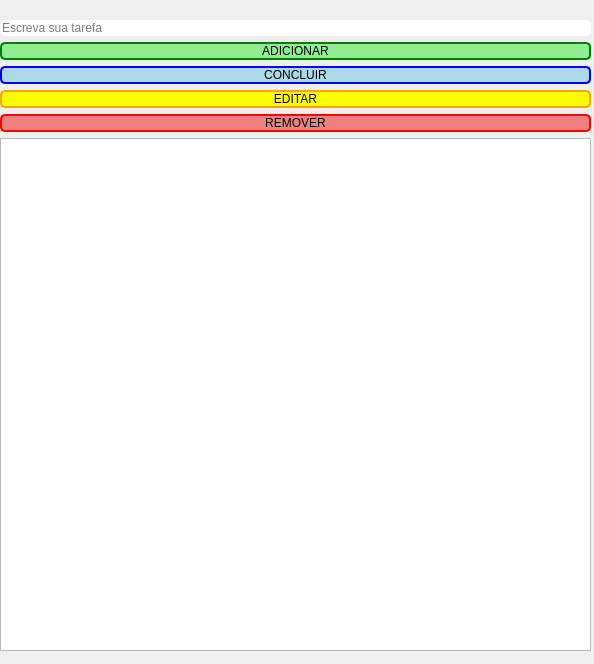
<?xml version="1.0" encoding="UTF-8"?>
<ui version="4.0">
 <class>MainWindow</class>
 <widget class="QMainWindow" name="MainWindow">
  <property name="geometry">
   <rect>
    <x>0</x>
    <y>0</y>
    <width>594</width>
    <height>664</height>
   </rect>
  </property>
  <property name="windowTitle">
   <string>MainWindow</string>
  </property>
  <widget class="QWidget" name="centralwidget">
   <widget class="QWidget" name="widget" native="true">
    <property name="geometry">
     <rect>
      <x>0</x>
      <y>20</y>
      <width>591</width>
      <height>631</height>
     </rect>
    </property>
    <layout class="QVBoxLayout" name="verticalLayout">
     <item>
      <widget class="QLineEdit" name="txt_tarefa">
       <property name="toolTip">
        <string>Escreva sua tarefa</string>
       </property>
       <property name="autoFillBackground">
        <bool>false</bool>
       </property>
       <property name="styleSheet">
        <string notr="true">border-radius: 5px;</string>
       </property>
       <property name="placeholderText">
        <string>Escreva sua tarefa</string>
       </property>
      </widget>
     </item>
     <item>
      <widget class="QPushButton" name="btn_adicionar">
       <property name="toolTip">
        <string>Adicionar nota</string>
       </property>
       <property name="styleSheet">
        <string notr="true">background-color: lightgreen;
border-radius: 5px;
border: 2px solid green;</string>
       </property>
       <property name="text">
        <string>ADICIONAR</string>
       </property>
      </widget>
     </item>
     <item>
      <widget class="QPushButton" name="btn_concluir_2">
       <property name="toolTip">
        <string>Concluir tarefa</string>
       </property>
       <property name="styleSheet">
        <string notr="true">background-color: lightblue;
border-radius: 5px;
border: 2px solid blue;</string>
       </property>
       <property name="text">
        <string>CONCLUIR</string>
       </property>
      </widget>
     </item>
     <item>
      <widget class="QPushButton" name="btn_editar_2">
       <property name="toolTip">
        <string>Editar tarefa</string>
       </property>
       <property name="styleSheet">
        <string notr="true">background-color: yellow;
border-radius: 5px;
border: 2px solid orange;</string>
       </property>
       <property name="text">
        <string>EDITAR</string>
       </property>
      </widget>
     </item>
     <item>
      <widget class="QPushButton" name="btn_editar_3">
       <property name="toolTip">
        <string>Remover tarefa</string>
       </property>
       <property name="styleSheet">
        <string notr="true">background-color: lightcoral;
border-radius: 5px;
border: 2px solid red;</string>
       </property>
       <property name="text">
        <string>REMOVER</string>
       </property>
      </widget>
     </item>
     <item>
      <widget class="QListWidget" name="listWidget"/>
     </item>
    </layout>
   </widget>
  </widget>
 </widget>
 <resources/>
 <connections/>
</ui>
